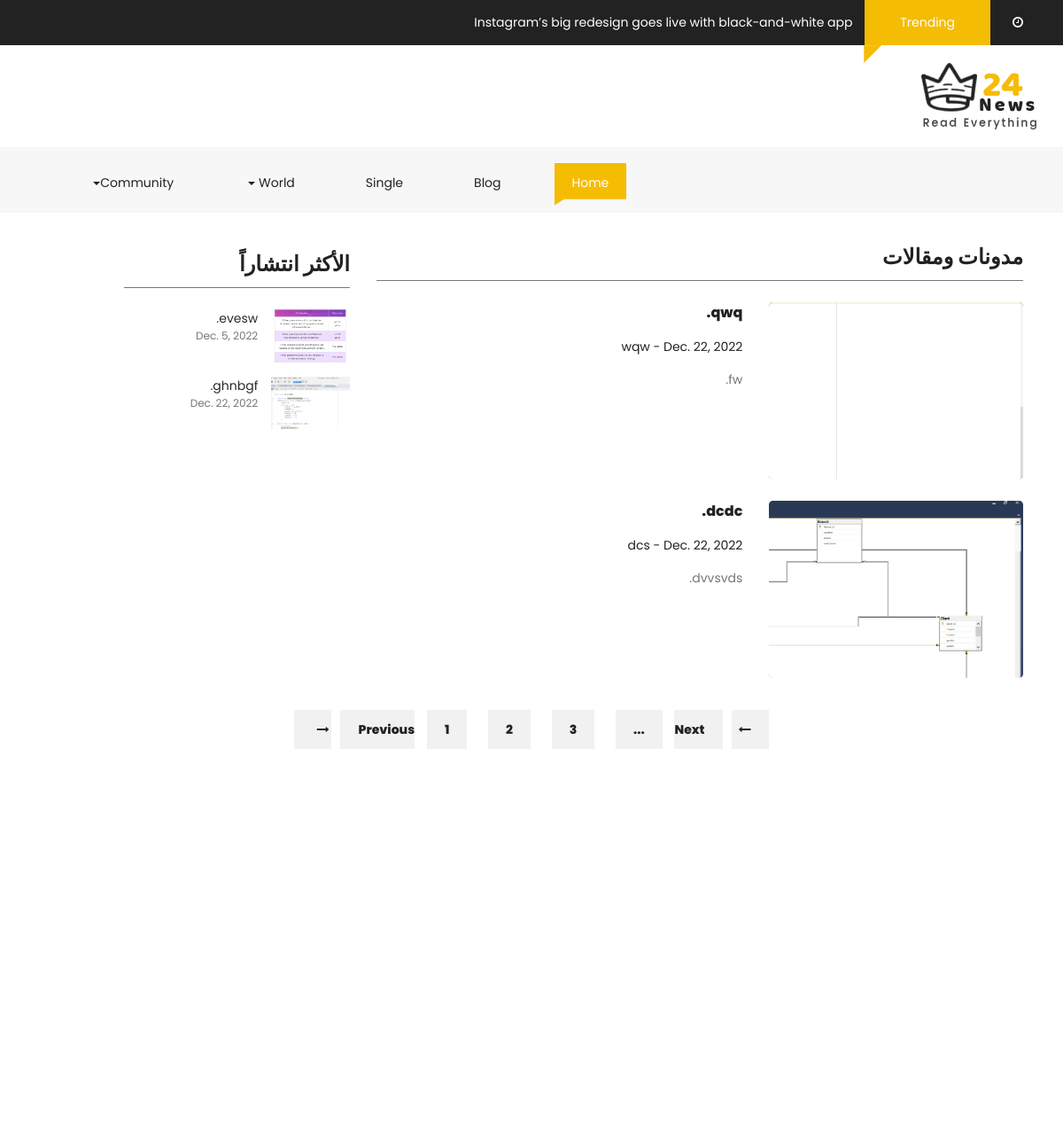
Screenshot of /blog/ with the database file from the repository.
### main/models.py (models this page shows, shortened)
class blog(models.Model):
    title = models.CharField(max_length=50)
    author = models.CharField(max_length=20,null=True, blank=True)
    image = models.ImageField()
    date_post = models.DateField(null=True, blank=True)
    short_decsription = models.CharField(max_length=100)
    long_decsription = models.TextField(default='DESC')
    most_popular = models.BooleanField(default=False)
    trending = models.BooleanField(default=False)

### main/views.py (the view)
# urls.py: path('blog/', views.blogs, name='blog'),
def blogs(request):
    blogs = blog.objects.all()
    context={
        'blog':blogs,
    }
    return render(request,'main/blog.html',context)

### templates/main/blog.html (shortened to what this page needs)
{% extends "./layout.html" %}
{% load static %}
{% block content %}
<div class="container-fluid pb-4 pt-4 paddding">
    <div class="container paddding">
        <div class="row mx-0">
            <div class="col-md-8 animate-box" data-animate-effect="fadeInLeft">
                <div>
                    <div class="fh5co_heading fh5co_heading_border_bottom py-2 mb-4" style="font-weight: bold;" >مدونات ومقالات</div>
                </div>
                {% for bl in blog %}
                {% if not bl.most_popular and not bl.trending %}
                <div class="row pb-4">
                    <div class="col-md-5">
                        <div class="fh5co_hover_news_img">
                            <div class="fh5co_news_img"><img src="{{bl.image.url}}" alt=""/></div>
                        </div>
                    </div>
                    <div class="col-md-7 animate-box">
                        <a href="" class="fh5co_magna py-2"> {{bl.title}}. <br> </a> <a href="" class="fh5co_mini_time py-3"> {{bl.author}} -
                        {{bl.date_post}} </a>
                        <div class="fh5co_consectetur"> {{bl.short_decsription}}.
                        </div>
                    </div>
                </div>
                {% endif %}
                {% endfor %}
            </div>
            <div class="col-md-3 animate-box" data-animate-effect="fadeInRight">
                <div>
                    <div class="fh5co_heading fh5co_heading_border_bottom pt-3 py-2 mb-4" style="font-weight: bold;">الأكثر انتشاراً</div>
                </div>
                {% for bm in blog %}
                {% if  bm.most_popular  %}
                <div class="row pb-3">
                    <div class="col-5 align-self-center">
                        <img src="{{bm.image.url}}" alt="img" class="fh5co_most_trading"/>
                    </div>
                    <div class="col-7 paddding">
                        <div class="most_fh5co_treding_font"> {{bm.author}}.</div>
                        <div class="most_fh5co_treding_font_123"> {{bm.date_post}}</div>
                    </div>
                </div>
                {% endif %}
                {% endfor %}
            </div>
        </div>
        <div class="row mx-0">
            <div class="col-12 text-center pb-4 pt-4">
                <a href="#" class="btn_mange_pagging"><i class="fa fa-long-arrow-left"></i>&nbsp;&nbsp; Previous</a>
                <a href="#" class="btn_pagging">1</a>
                <a href="#" class="btn_pagging">2</a>
                <a href="#" class="btn_pagging">3</a>
                <a href="#" class="btn_pagging">...</a>
                <a href="#" class="btn_mange_pagging">Next <i class="fa fa-long-arrow-right"></i>&nbsp;&nbsp; </a>
             </div>
        </div>
    </div>
</div>
<div class="container-fluid pb-4 pt-5">
</div>
{%endblock%}

### templates/main/layout.html (shortened to what this page needs)
{% load static %}
<!DOCTYPE html>
<html lang="en" class="no-js">
<head>
    <link href="{% static 'css/media_query.css' %}" rel="stylesheet" type="text/css"/>
    <link href="{% static 'css/bootstrap.css' %}" rel="stylesheet" type="text/css"/>
    <link href="https://maxcdn.bootstrapcdn.com/font-awesome/4.7.0/css/font-awesome.min.css" rel="stylesheet"
>
    <link href="{% static 'css/animate.css' %}" rel="stylesheet" type="text/css"/>
    <link href="{% static 'css/owl.carousel.css' %}" rel="stylesheet" type="text/css"/>
    <link href="{% static 'css/owl.theme.default.css' %}" rel="stylesheet" type="text/css"/>
    <link href="{% static 'css/style_1.css' %}" rel="stylesheet" type="text/css"/>
</head>
<body class="{% block class %}{%endblock%}" dir="rtl">
<div class="container-fluid fh5co_header_bg">
    <div class="container">
        <div class="row">
            <div class="col-12 fh5co_mediya_center"><a href="#" class="color_fff fh5co_mediya_setting"><i
                    class="fa fa-clock-o"></i>&nbsp;&nbsp;&nbsp;{{D_N}}</a>
                <div class="d-inline-block fh5co_trading_posotion_relative"><a href="#" class="treding_btn">Trending</a>
                    <div class="fh5co_treding_position_absolute"></div>
                </div>
                <a href="#" class="color_fff fh5co_mediya_setting">Instagram’s big redesign goes live with black-and-white app</a>
            </div>
        </div>
    </div>
</div>
<div class="container-fluid">
    <div class="container">
        <div class="row">
            <div class="col-12 col-md-3 fh5co_padding_menu">
                <img src="{% static 'images\logo.png' %}" alt="img" class="fh5co_logo_width"/>
            </div>
            </div>
        </div>
    </div>
<div class="container-fluid bg-faded fh5co_padd_mediya padding_786">
    <div class="container padding_786">
        <nav class="navbar navbar-toggleable-md navbar-light ">
            <div class="collapse navbar-collapse" id="navbarSupportedContent">
                <ul class="navbar-nav mr-auto">
                    <li class="nav-item active">
                        <a class="nav-link" href="index.html">Home <span class="sr-only">(current)</span></a>
                    </li>
                    <li class="nav-item ">
                        <a class="nav-link" href="blog.html">Blog <span class="sr-only">(current)</span></a>
                    </li>
                    <li class="nav-item ">
                        <a class="nav-link" href="single.html">Single <span class="sr-only">(current)</span></a>
                    </li>
                    <li class="nav-item dropdown">
                        <a class="nav-link dropdown-toggle" href="#" id="dropdownMenuButton2" data-toggle="dropdown"
                           aria-haspopup="true" aria-expanded="false">World <span class="sr-only">(current)</span></a>
                    </li>
                    <li class="nav-item dropdown">
                        <a class="nav-link dropdown-toggle" href="#" id="dropdownMenuButton3" data-toggle="dropdown"
                           aria-haspopup="true" aria-expanded="false">Community<span class="sr-only">(current)</span></a>
                    </li>
                </ul>
            </div>
        </nav>
    </div>
</div>
{% block content %} {% endblock %}
<div class="container-fluid fh5co_footer_bg pb-3">
</body>
</html>

### main/static/css/style_1.css (style rules this page uses)
a,a:hover { color:#f5bc04 }
.fh5co_header_bg { background:#222;color:#fff }
.color_fff { color:#fff !important }
.treding_btn { background:#f5bc04;color:#fff;margin:0 10px;display:inline-block;padding:15px 40px }
.fh5co_trading_posotion_relative { position:relative }
.fh5co_treding_position_absolute { -webkit-clip-path:polygon(0 1%, 100% 0, 0 100%, 0% 100%);-moz-clip-path:polygon(0 1%, 100% 0, 0 100%, 0% 100%);-ms-clip-path:polygon(0 1%, 100% 0, 0 100%, 0% 100%);clip-path:polygon(0 1%, 100% 0, 0 100%, 0% 100%);height:20px;width:20px;background:#f5bc04;position:absolute;left:9px }
.fh5co_logo_width { width:130px }
.navbar-light .navbar-nav .open>.nav-link,.navbar-light .navbar-nav .active>.nav-link,.navbar-light .navbar-nav .nav-link.open,.navbar-light .navbar-nav .nav-link.active { color:#fff !important;padding-top:12px !important;padding-bottom:15px !important;padding-left:20px !important;padding-right:20px !important;margin:0 20px !important;-moz-transition:all .5s ease;-o-transition:all .5s ease;-webkit-transition:all .5s ease;-ms-transition:all .5s ease;transition:all .5s ease;background:#f5bc04 !important;-webkit-clip-path:polygon(100% 0, 100% 85%, 14% 85%, 0 100%, 0% 60%, 0 0);-moz-clip-path:polygon(100% 0, 100% 85%, 14% 85%, 0 100%, 0% 60%, 0 0);-ms-clip-path:polygon(100% 0, 100% 85%, 14% 85%, 0 100%, 0% 60%, 0 0);clip-path:polygon(100% 0, 100% 85%, 14% 85%, 0 100%, 0% 60%, 0 0) }
.navbar-light .navbar-nav .nav-link { color:#222 !important;padding-top:12px !important;padding-bottom:15px !important;padding-left:20px !important;padding-right:20px !important;margin:0 20px !important;-moz-transition:all .5s ease;-o-transition:all .5s ease;-webkit-transition:all .5s ease;-ms-transition:all .5s ease;transition:all .5s ease;position:relative !important;-webkit-clip-path:polygon(100% 0, 100% 85%, 14% 85%, 0 100%, 0% 60%, 0 0);-moz-clip-path:polygon(100% 0, 100% 85%, 14% 85%, 0 100%, 0% 60%, 0 0);-ms-clip-path:polygon(100% 0, 100% 85%, 14% 85%, 0 100%, 0% 60%, 0 0);clip-path:polygon(100% 0, 100% 85%, 14% 85%, 0 100%, 0% 60%, 0 0) }
.fh5co_padding_menu { padding:20px 0 }
.fh5co_padd_mediya { padding-top:10px }
.paddding { padding-left:0 !important;padding-right:0 !important }
.fh5co_heading { font-size:20px;color:#424040 }
.fh5co_heading_border_bottom { border-bottom:1px solid #777 }
.fh5co_news_img { height:200px;-webkit-border-radius:5px;-moz-border-radius:5px;-ms-border-radius:5px;border-radius:5px;overflow:hidden;position:relative;top:0;-webkit-box-shadow:inset 0 2px 3px 1px;-moz-box-shadow:inset 0 2px 3px 1px;-o-box-shadow:inset 0 2px 3px 1px;box-shadow:inset 0 2px 3px 1px;-moz-transition:all all 0.5s ease;-o-transition:all all 0.5s ease;-webkit-transition:all all 0.5s ease;-ms-transition:all all 0.5s ease;transition:all all 0.5s ease }
.fh5co_news_img>img { height:260px;min-width:100% }
.fh5co_magna { font-size:16px;color:#222 !important;font-weight:800 }
.fh5co_mini_time { font-size:14px;color:#222;display:inline-block }
.fh5co_consectetur { font-size:14px;color:#777 }
.fh5co_most_trading { height:60px;width:100% }
.most_fh5co_treding_font_123 { font-size:12px;color:#777 }
.btn_mange_pagging { background:#f1f1f1;padding:12px 20px;color:#222 !important;font-weight:800;margin:0 10px;-moz-transition:all .5s ease;-o-transition:all .5s ease;-webkit-transition:all .5s ease;-ms-transition:all .5s ease;transition:all .5s ease }
.btn_pagging { background:#f1f1f1 !important;color:#222;padding:12px 20px !important;font-weight:800;margin:0 10px;-moz-transition:all .5s ease;-o-transition:all .5s ease;-webkit-transition:all .5s ease;-ms-transition:all .5s ease;transition:all .5s ease }
.fh5co_footer_bg { background:#222;color:#fff;-webkit-clip-path:polygon(0 17%, 100% 0, 100% 100%, 0% 100%);clip-path:polygon(0 17%, 100% 0, 100% 100%, 0% 100%) }
.fh5co_heading { font-size:24px;color:#222 }
.js .animate-box { opacity:0 }

### rows the page displays
blog: image (picture), title "qwq", author "wqw", date_post "Dec. 22, 2022", short_decsription "fw"
blog: image (picture), title "dcdc", author "dcs", date_post "Dec. 22, 2022", short_decsription "dvvsvds"
blog: image (picture), author "evesw", date_post "Dec. 5, 2022"
blog: image (picture), author "ghnbgf", date_post "Dec. 22, 2022"
